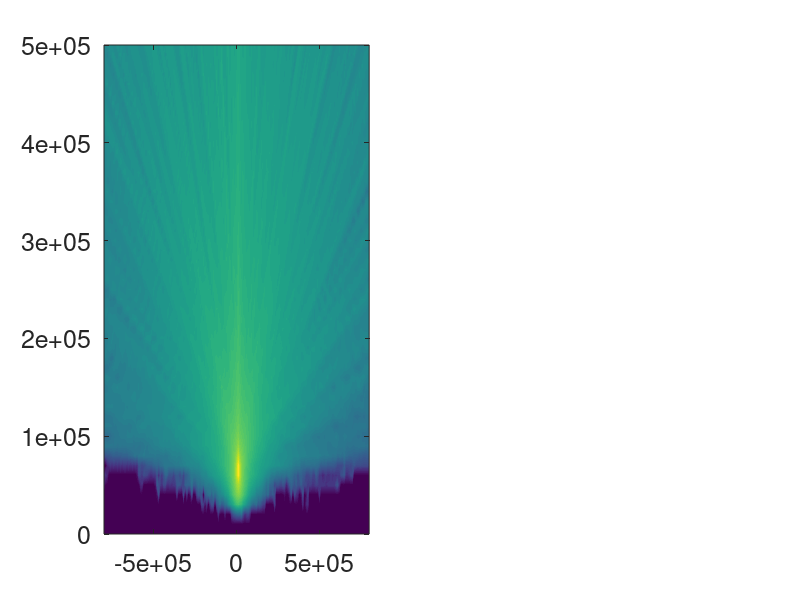

This chart was generated by the following MATLAB code: (Note: this script raises an error after producing the figure.)
% by Wei Xu
% 07/08/2018
% plot Figure 1 in [Xu and Marshall, 2018]

clear; clc;

load('figure1.mat')

h1 = figure;
set(h1,'color',[1 1 1]);
set(h1,'position',[180 600 1380 450]);
set(h1,'defaultAxesFontSize',18);

% plot figure 1b
[xx zz] = meshgrid(fig1b.x, fig1b.z);
logDis = log10(fig1b.spatialDistribution);
cbar = [7:0.02:12];
logDis(isinf(logDis)==1) = min(cbar);
subplot(121);
[C2 h2] = contourf(xx, zz, logDis, cbar);
set(h2,'LineColor','none');
colorbar('eastoutside','YTick',[7 8 9 10 11 12],'YTickLabel',{'10^{7}' '10^{8}' '10^{9}' '10^{10}' '10^{11}' '10^{12}'});
colormap('jet'); 
caxis([min(cbar) max(cbar)]);
xlabel('x (km)')
ylabel('z (km)')
set(gca, 'XLim',[-8e5 8e5]);
set(gca, 'XMinorTick','on');
set(gca, 'XTick', [-8e5 0 8e5]);
set(gca, 'XTickLabel', [-800 0 800]);
set(gca, 'YLim',[0 5e5]);
set(gca, 'YMinorTick','on');
set(gca, 'YTick', [0 1e5 2e5 3e5 4e5 5e5]);
set(gca, 'YTickLabel', [0 100 200 300 400 500]);

% plot figure 1c
[xx yy] = meshgrid(log10(fig1c.energy), fig1c.alt);
log10dis = log10(fig1c.altDistribution);
cbar = -7:0.02:-1;
log10dis(isinf(log10dis)==1) = min(cbar);
log10dis(log10dis<min(cbar)) = min(cbar);
subplot(122);
[C2 h2] = contourf(xx, yy, log10dis, cbar); 
colorbar('eastoutside','YTick',[-7 -5 -3 -1],'YTickLabel',{'10^{-7}' '10^{-5}' '10^{-3}' '10^{-1}'});
caxis([min(cbar) max(cbar)]);
colormap('jet');
set(h2,'LineColor','none');
ylabel('Altitude (km)')
xlabel('Precipiting electron (eV)')
set(gca, 'XLim',[5 7]);
set(gca, 'XMinorTick','on');
set(gca, 'XTick', [5 6 7]);
set(gca, 'XTickLabel', {'10^5' '10^6' '10^7'});
set(gca, 'YLim',[30 150]);
set(gca, 'YMinorTick','on');
set(gca, 'YTick', [30 60 90 120 150]);
hold on; figure (1); plot(fig1c.energy, fig1c.maxAltitutde, 'w--', 'lineWidth', 1)


